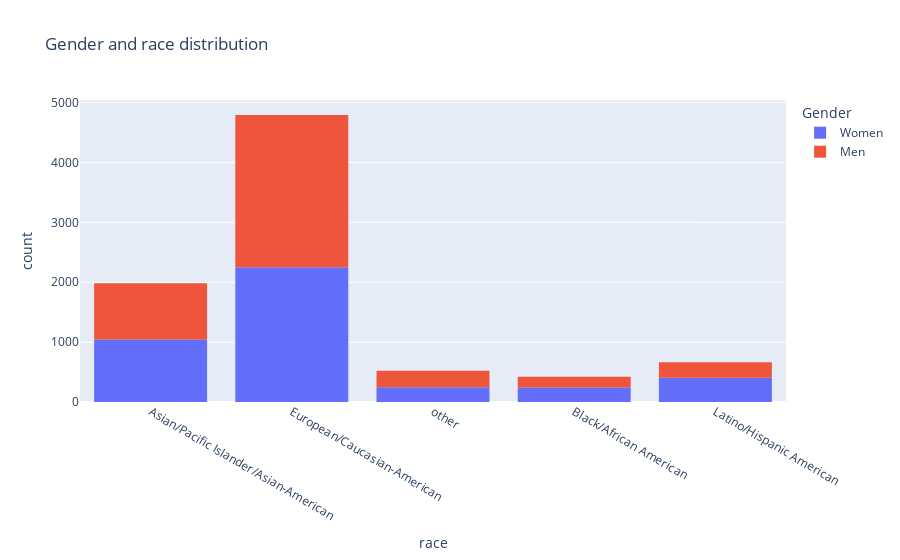

Notebook source saved alongside this figure:
### Code cell
# Generate a histogram with with Plotly Express
fig = px.histogram(df_1, x="race", color="Gender", title="Gender and race distribution")
fig.show()

### Figure 1 — Plotly figure (JSON) as saved in the notebook; plotly's stock layout.template omitted (floating-point values rounded to 4 significant figures; data arrays with more than 128 entries replaced by an {"elided": "..."} marker saying what was removed)
{"data": [{"alignmentgroup": "True", "bingroup": "x", "hovertemplate": "Gender=Women<br>race=%{x}<br>count=%{y}<extra></extra>", "legendgroup": "Women", "marker": {"color": "#636efa", "pattern": {"shape": ""}}, "name": "Women", "offsetgroup": "Women", "orientation": "v", "showlegend": true, "type": "histogram", "x": {"elided": "4184 str values"}, "xaxis": "x", "yaxis": "y"}, {"alignmentgroup": "True", "bingroup": "x", "hovertemplate": "Gender=Men<br>race=%{x}<br>count=%{y}<extra></extra>", "legendgroup": "Men", "marker": {"color": "#EF553B", "pattern": {"shape": ""}}, "name": "Men", "offsetgroup": "Men", "orientation": "v", "showlegend": true, "type": "histogram", "x": {"elided": "4194 str values"}, "xaxis": "x", "yaxis": "y"}], "layout": {"barmode": "relative", "legend": {"title": {"text": "Gender"}, "tracegroupgap": 0}, "title": {"text": "Gender and race distribution"}, "xaxis": {"anchor": "y", "domain": [0, 1], "title": {"text": "race"}}, "yaxis": {"anchor": "x", "domain": [0, 1], "title": {"text": "count"}}}}
